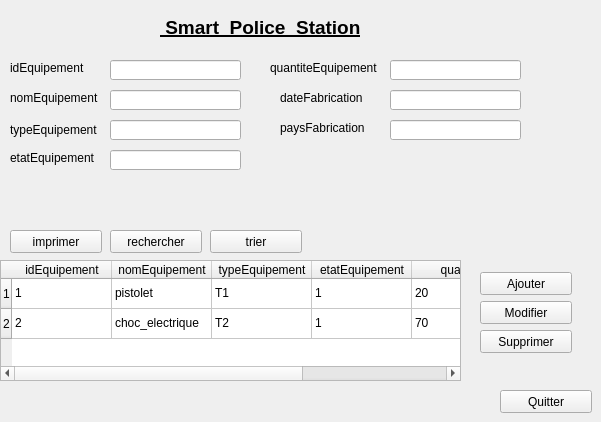
      <widget class="QWidget" name="tab_3">
       <attribute name="icon">
        <iconset>
         <normaloff>../../../Downloads/téléchargement (1).png</normaloff>../../../Downloads/téléchargement (1).png</iconset>
       </attribute>
       <attribute name="title">
        <string>Matériel</string>
       </attribute>
       <widget class="QLabel" name="policou_3">
        <property name="geometry">
         <rect>
          <x>160</x>
          <y>10</y>
          <width>351</width>
          <height>35</height>
         </rect>
        </property>
        <property name="sizePolicy">
         <sizepolicy hsizetype="Preferred" vsizetype="Maximum">
          <horstretch>0</horstretch>
          <verstretch>0</verstretch>
         </sizepolicy>
        </property>
        <property name="font">
         <font>
          <family>Arial</family>
          <pointsize>14</pointsize>
          <weight>75</weight>
          <bold>true</bold>
          <underline>true</underline>
         </font>
        </property>
        <property name="text">
         <string> Smart  Police  Station</string>
        </property>
        <property name="textFormat">
         <enum>Qt::PlainText</enum>
        </property>
       </widget>
       <widget class="QLineEdit" name="lineEdit_37">
        <property name="geometry">
         <rect>
          <x>110</x>
          <y>120</y>
          <width>131</width>
          <height>20</height>
         </rect>
        </property>
       </widget>
       <widget class="QLineEdit" name="lineEdit_35">
        <property name="geometry">
         <rect>
          <x>110</x>
          <y>90</y>
          <width>131</width>
          <height>20</height>
         </rect>
        </property>
       </widget>
       <widget class="QLineEdit" name="lineEdit_31">
        <property name="geometry">
         <rect>
          <x>110</x>
          <y>60</y>
          <width>131</width>
          <height>20</height>
         </rect>
        </property>
       </widget>
       <widget class="QLineEdit" name="lineEdit_34">
        <property name="geometry">
         <rect>
          <x>390</x>
          <y>60</y>
          <width>131</width>
          <height>20</height>
         </rect>
        </property>
       </widget>
       <widget class="QLabel" name="label_69">
        <property name="geometry">
         <rect>
          <x>10</x>
          <y>90</y>
          <width>91</width>
          <height>16</height>
         </rect>
        </property>
        <property name="text">
         <string>nomEquipement</string>
        </property>
       </widget>
       <widget class="QLabel" name="label_40">
        <property name="geometry">
         <rect>
          <x>10</x>
          <y>150</y>
          <width>121</width>
          <height>16</height>
         </rect>
        </property>
        <property name="text">
         <string>etatEquipement</string>
        </property>
       </widget>
       <widget class="QLabel" name="label_42">
        <property name="geometry">
         <rect>
          <x>280</x>
          <y>120</y>
          <width>121</width>
          <height>16</height>
         </rect>
        </property>
        <property name="text">
         <string>paysFabrication</string>
        </property>
       </widget>
       <widget class="QLabel" name="label_39">
        <property name="geometry">
         <rect>
          <x>270</x>
          <y>60</y>
          <width>121</width>
          <height>16</height>
         </rect>
        </property>
        <property name="text">
         <string>quantiteEquipement</string>
        </property>
       </widget>
       <widget class="QLabel" name="label_41">
        <property name="geometry">
         <rect>
          <x>280</x>
          <y>90</y>
          <width>121</width>
          <height>16</height>
         </rect>
        </property>
        <property name="text">
         <string>dateFabrication</string>
        </property>
       </widget>
       <widget class="QLabel" name="label_38">
        <property name="geometry">
         <rect>
          <x>10</x>
          <y>120</y>
          <width>91</width>
          <height>20</height>
         </rect>
        </property>
        <property name="text">
         <string>typeEquipement</string>
        </property>
       </widget>
       <widget class="QLineEdit" name="lineEdit_36">
        <property name="geometry">
         <rect>
          <x>110</x>
          <y>150</y>
          <width>131</width>
          <height>20</height>
         </rect>
        </property>
       </widget>
       <widget class="QLabel" name="label_37">
        <property name="geometry">
         <rect>
          <x>10</x>
          <y>60</y>
          <width>81</width>
          <height>16</height>
         </rect>
        </property>
        <property name="text">
         <string>idEquipement </string>
        </property>
       </widget>
       <widget class="QLineEdit" name="lineEdit_33">
        <property name="geometry">
         <rect>
          <x>390</x>
          <y>120</y>
          <width>131</width>
          <height>20</height>
         </rect>
        </property>
       </widget>
       <widget class="QLineEdit" name="lineEdit_32">
        <property name="geometry">
         <rect>
          <x>390</x>
          <y>90</y>
          <width>131</width>
          <height>20</height>
         </rect>
        </property>
       </widget>
       <widget class="QTableWidget" name="tableWidget_2">
        <property name="geometry">
         <rect>
          <x>0</x>
          <y>260</y>
          <width>461</width>
          <height>121</height>
         </rect>
        </property>
        <row>
         <property name="text">
          <string>1</string>
         </property>
        </row>
        <row>
         <property name="text">
          <string>2</string>
         </property>
        </row>
        <column>
         <property name="text">
          <string>idEquipement</string>
         </property>
        </column>
        <column>
         <property name="text">
          <string>nomEquipement</string>
         </property>
        </column>
        <column>
         <property name="text">
          <string>typeEquipement</string>
         </property>
        </column>
        <column>
         <property name="text">
          <string>etatEquipement</string>
         </property>
        </column>
        <column>
         <property name="text">
          <string>quantité</string>
         </property>
        </column>
        <column>
         <property name="text">
          <string>paysEquipement</string>
         </property>
        </column>
        <item row="0" column="0">
         <property name="text">
          <string>1</string>
         </property>
        </item>
        <item row="0" column="1">
         <property name="text">
          <string>pistolet</string>
         </property>
        </item>
        <item row="0" column="2">
         <property name="text">
          <string>T1</string>
         </property>
        </item>
        <item row="0" column="3">
         <property name="text">
          <string>1</string>
         </property>
        </item>
        <item row="0" column="4">
         <property name="text">
          <string>20</string>
         </property>
        </item>
        <item row="0" column="5">
         <property name="text">
          <string>Rusie</string>
         </property>
        </item>
        <item row="1" column="0">
         <property name="text">
          <string>2</string>
         </property>
        </item>
        <item row="1" column="1">
         <property name="text">
          <string>choc_electrique</string>
         </property>
        </item>
        <item row="1" column="2">
         <property name="text">
          <string>T2</string>
         </property>
        </item>
        <item row="1" column="3">
         <property name="text">
          <string>1</string>
         </property>
        </item>
        <item row="1" column="4">
         <property name="text">
          <string>70</string>
         </property>
        </item>
        <item row="1" column="5">
         <property name="text">
          <string>Tunisie</string>
         </property>
        </item>
       </widget>
       <widget class="QPushButton" name="pushButton_7">
        <property name="geometry">
         <rect>
          <x>10</x>
          <y>230</y>
          <width>92</width>
          <height>23</height>
         </rect>
        </property>
        <property name="text">
         <string>imprimer</string>
        </property>
       </widget>
       <widget class="QPushButton" name="pushButton_6">
        <property name="geometry">
         <rect>
          <x>110</x>
          <y>230</y>
          <width>92</width>
          <height>23</height>
         </rect>
        </property>
        <property name="text">
         <string>rechercher</string>
        </property>
       </widget>
       <widget class="QPushButton" name="pushButton_13">
        <property name="geometry">
         <rect>
          <x>210</x>
          <y>230</y>
          <width>92</width>
          <height>23</height>
         </rect>
        </property>
        <property name="text">
         <string>trier</string>
        </property>
       </widget>
       <widget class="QPushButton" name="pushButton_5">
        <property name="geometry">
         <rect>
          <x>500</x>
          <y>390</y>
          <width>92</width>
          <height>23</height>
         </rect>
        </property>
        <property name="text">
         <string>Quitter</string>
        </property>
       </widget>
       <widget class="QPushButton" name="pushButton_3">
        <property name="geometry">
         <rect>
          <x>480</x>
          <y>330</y>
          <width>92</width>
          <height>23</height>
         </rect>
        </property>
        <property name="text">
         <string>Supprimer</string>
        </property>
       </widget>
       <widget class="QPushButton" name="pushButton_4">
        <property name="geometry">
         <rect>
          <x>480</x>
          <y>272</y>
          <width>92</width>
          <height>23</height>
         </rect>
        </property>
        <property name="text">
         <string>Ajouter</string>
        </property>
       </widget>
       <widget class="QPushButton" name="pushButton_8">
        <property name="geometry">
         <rect>
          <x>480</x>
          <y>301</y>
          <width>92</width>
          <height>23</height>
         </rect>
        </property>
        <property name="text">
         <string>Modifier</string>
        </property>
       </widget>
      </widget>
